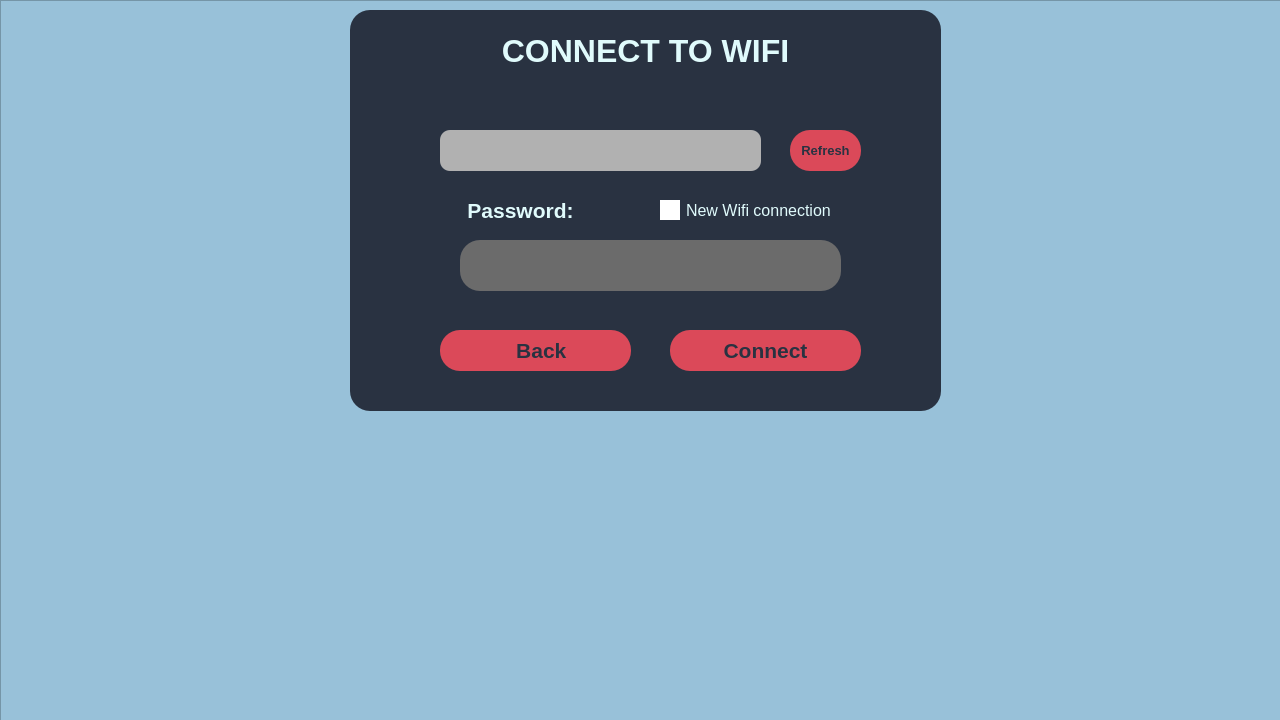
<?xml version="1.0" encoding="UTF-8"?>
<ui version="4.0">
 <class>MainWindow</class>
 <widget class="QMainWindow" name="MainWindow">
  <property name="geometry">
   <rect>
    <x>0</x>
    <y>0</y>
    <width>1280</width>
    <height>720</height>
   </rect>
  </property>
  <property name="minimumSize">
   <size>
    <width>1024</width>
    <height>600</height>
   </size>
  </property>
  <property name="maximumSize">
   <size>
    <width>1920</width>
    <height>1080</height>
   </size>
  </property>
  <property name="windowTitle">
   <string>MainWindow</string>
  </property>
  <property name="styleSheet">
   <string notr="true">QMainWindow {background: transparent; }
</string>
  </property>
  <widget class="QWidget" name="centralwidget">
   <property name="styleSheet">
    <string notr="true">QWidget#centralwidget {
background: transparent;
}</string>
   </property>
   <widget class="QFrame" name="frame">
    <property name="geometry">
     <rect>
      <x>0</x>
      <y>0</y>
      <width>1281</width>
      <height>721</height>
     </rect>
    </property>
    <property name="styleSheet">
     <string notr="true">QFrame#frame {
	background-color: #98C1D9;
}
</string>
    </property>
    <property name="frameShape">
     <enum>QFrame::StyledPanel</enum>
    </property>
    <property name="frameShadow">
     <enum>QFrame::Raised</enum>
    </property>
    <widget class="QFrame" name="frame_2">
     <property name="geometry">
      <rect>
       <x>350</x>
       <y>10</y>
       <width>591</width>
       <height>401</height>
      </rect>
     </property>
     <property name="font">
      <font>
       <weight>75</weight>
       <bold>true</bold>
      </font>
     </property>
     <property name="styleSheet">
      <string notr="true">QFrame#frame_2, QFrame#frame_2 QLabel  {
background-color: #293241;
border-radius: 20px;
color: #E0FBFC;
}
</string>
     </property>
     <property name="frameShape">
      <enum>QFrame::StyledPanel</enum>
     </property>
     <property name="frameShadow">
      <enum>QFrame::Raised</enum>
     </property>
     <widget class="QLabel" name="label">
      <property name="geometry">
       <rect>
        <x>110</x>
        <y>10</y>
        <width>371</width>
        <height>61</height>
       </rect>
      </property>
      <property name="font">
       <font>
        <pointsize>24</pointsize>
        <weight>75</weight>
        <bold>true</bold>
       </font>
      </property>
      <property name="styleSheet">
       <string notr="true"/>
      </property>
      <property name="text">
       <string>CONNECT TO WIFI</string>
      </property>
      <property name="alignment">
       <set>Qt::AlignCenter</set>
      </property>
     </widget>
     <widget class="QLineEdit" name="password_wifi">
      <property name="enabled">
       <bool>false</bool>
      </property>
      <property name="geometry">
       <rect>
        <x>110</x>
        <y>230</y>
        <width>381</width>
        <height>51</height>
       </rect>
      </property>
      <property name="font">
       <font>
        <pointsize>15</pointsize>
       </font>
      </property>
      <property name="styleSheet">
       <string notr="true">QLineEdit::disabled{
	background-color: rgb(107, 107, 107);
}

QLineEdit{
	background-color: rgb(177, 177, 177);
	color: rgb(0, 0, 0);
	border-radius: 20px;
}</string>
      </property>
      <property name="alignment">
       <set>Qt::AlignCenter</set>
      </property>
     </widget>
     <widget class="QPushButton" name="connect_wifi">
      <property name="geometry">
       <rect>
        <x>320</x>
        <y>320</y>
        <width>191</width>
        <height>41</height>
       </rect>
      </property>
      <property name="minimumSize">
       <size>
        <width>150</width>
        <height>30</height>
       </size>
      </property>
      <property name="font">
       <font>
        <family>Segoe UI</family>
        <pointsize>16</pointsize>
        <weight>75</weight>
        <bold>true</bold>
       </font>
      </property>
      <property name="styleSheet">
       <string notr="true">QPushButton {
	border-radius: 20px;	
	background-color: #db4959;
	color: #293241;
}
QPushButton:hover {
	background-color:#EE6C4D;
}
QPushButton:pressed {	
	background-color: #EE6C4D;
}</string>
      </property>
      <property name="text">
       <string>Connect</string>
      </property>
      <property name="icon">
       <iconset>
        <normaloff>../icons/24x24/cil-check.png</normaloff>../icons/24x24/cil-check.png</iconset>
      </property>
      <property name="iconSize">
       <size>
        <width>24</width>
        <height>24</height>
       </size>
      </property>
     </widget>
     <widget class="QComboBox" name="ssids_selection">
      <property name="enabled">
       <bool>true</bool>
      </property>
      <property name="geometry">
       <rect>
        <x>90</x>
        <y>120</y>
        <width>321</width>
        <height>41</height>
       </rect>
      </property>
      <property name="font">
       <font>
        <pointsize>12</pointsize>
        <weight>75</weight>
        <bold>true</bold>
       </font>
      </property>
      <property name="styleSheet">
       <string notr="true">QComboBox::drop-down {border-width: 0px;} QComboBox::down-arrow {image: url(noimg); border-width: 0px;}
QComboBox {
	background-color: rgb(177, 177, 177);
	color: rgb(0, 0, 0);
	border-radius: 10px;
}/*
QComboBox::indicator{
    background-color:transparent;
    selection-background-color:transparent;
    color:transparent;
    selection-color:transparent;
}*/
QListView{
    border:                 none;
    color:                      rgb(0, 0, 0);
    background-color:   rgb(255, 255, 255);
    font-weight:            bold;
    selection-background-color: rgb(218, 153, 255);
    show-decoration-selected: 1;
    margin-left:                -10px;
    padding-left    :           15px;
}

QListView::item:hover{

    background-color:   rgb(218, 153, 255);
    border:                 none;
}</string>
      </property>
      <property name="maxVisibleItems">
       <number>5</number>
      </property>
     </widget>
     <widget class="QLabel" name="label_2">
      <property name="geometry">
       <rect>
        <x>100</x>
        <y>180</y>
        <width>141</width>
        <height>41</height>
       </rect>
      </property>
      <property name="font">
       <font>
        <pointsize>16</pointsize>
        <weight>75</weight>
        <bold>true</bold>
       </font>
      </property>
      <property name="styleSheet">
       <string notr="true"/>
      </property>
      <property name="text">
       <string>Password:</string>
      </property>
      <property name="alignment">
       <set>Qt::AlignCenter</set>
      </property>
     </widget>
     <widget class="QPushButton" name="refresh_wifi">
      <property name="geometry">
       <rect>
        <x>440</x>
        <y>120</y>
        <width>71</width>
        <height>41</height>
       </rect>
      </property>
      <property name="font">
       <font>
        <pointsize>10</pointsize>
        <weight>75</weight>
        <bold>true</bold>
       </font>
      </property>
      <property name="styleSheet">
       <string notr="true">QPushButton {
	border-radius: 20px;	
	background-color: #db4959;
	color: #293241;
}
QPushButton:hover {
	background-color:#EE6C4D;
}
QPushButton:pressed {	
	background-color: #EE6C4D;
}</string>
      </property>
      <property name="text">
       <string>Refresh</string>
      </property>
     </widget>
     <widget class="QCheckBox" name="check_new_wifi">
      <property name="geometry">
       <rect>
        <x>310</x>
        <y>180</y>
        <width>201</width>
        <height>41</height>
       </rect>
      </property>
      <property name="font">
       <font>
        <pointsize>12</pointsize>
       </font>
      </property>
      <property name="styleSheet">
       <string notr="true">QCheckBox::indicator {
    width: 20px;
    height: 20px;
	background-color: #FFFFFF;
}
QCheckBox { 
background-color: transparent;
color: #E0FBFC;
}

QCheckBox::indicator::checked {
    width: 17px;
    height: 17px;
    background-color: #db4959;
	border: 3px solod #FFFFFF;
	
}</string>
      </property>
      <property name="text">
       <string>New Wifi connection</string>
      </property>
      <property name="checked">
       <bool>false</bool>
      </property>
     </widget>
     <widget class="QLabel" name="current_wifi">
      <property name="geometry">
       <rect>
        <x>110</x>
        <y>70</y>
        <width>381</width>
        <height>31</height>
       </rect>
      </property>
      <property name="font">
       <font>
        <pointsize>15</pointsize>
        <weight>75</weight>
        <bold>true</bold>
       </font>
      </property>
      <property name="styleSheet">
       <string notr="true">color: #E0FBFC;</string>
      </property>
      <property name="midLineWidth">
       <number>-1</number>
      </property>
      <property name="text">
       <string/>
      </property>
      <property name="alignment">
       <set>Qt::AlignCenter</set>
      </property>
     </widget>
     <widget class="QPushButton" name="back">
      <property name="geometry">
       <rect>
        <x>90</x>
        <y>320</y>
        <width>191</width>
        <height>41</height>
       </rect>
      </property>
      <property name="minimumSize">
       <size>
        <width>150</width>
        <height>30</height>
       </size>
      </property>
      <property name="font">
       <font>
        <family>Segoe UI</family>
        <pointsize>16</pointsize>
        <weight>75</weight>
        <bold>true</bold>
       </font>
      </property>
      <property name="styleSheet">
       <string notr="true">QPushButton {
	border-radius: 20px;	
	background-color: #db4959;
	color: #293241;
}
QPushButton:hover {
	background-color:#EE6C4D;
}
QPushButton:pressed {	
	background-color: #EE6C4D;
}</string>
      </property>
      <property name="text">
       <string>  Back</string>
      </property>
      <property name="icon">
       <iconset>
        <normaloff>../icons/24x24/cil-remove.png</normaloff>../icons/24x24/cil-remove.png</iconset>
      </property>
      <property name="iconSize">
       <size>
        <width>24</width>
        <height>24</height>
       </size>
      </property>
     </widget>
    </widget>
   </widget>
  </widget>
 </widget>
 <resources/>
 <connections/>
</ui>
